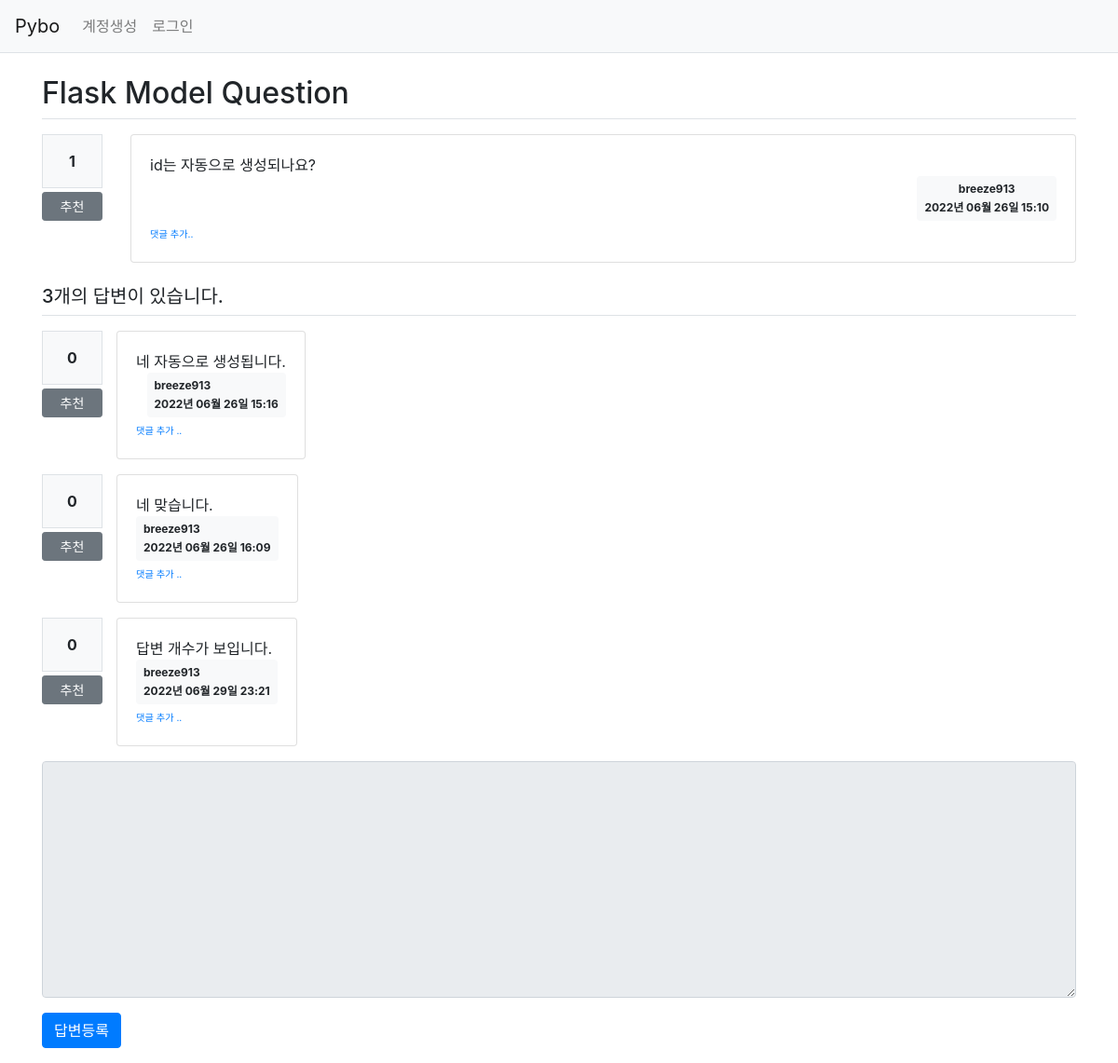
Screenshot of /question/detail/2/ with the database file from the repository.
### pybo/models.py (models this page shows)
class Question(db.Model):
    id = db.Column(db.Integer, primary_key=True)
    subject = db.Column(db.String(200), nullable=False)
    content = db.Column(db.Text(), nullable=False)
    create_date = db.Column(db.DateTime(), nullable=False)
    user_id = db.Column(db.Integer, db.ForeignKey(
        'user.id', ondelete='CASCADE'), nullable=False)
    user = db.relationship('User', backref=db.backref('question_set'))
    modify_date = db.Column(db.DateTime(), nullable=True)
    voter = db.relationship('User', secondary=question_voter, backref=db.backref('question_voter_set'))

class User(db.Model):
    id = db.Column(db.Integer, primary_key=True)
    username = db.Column(db.String(150), unique=True, nullable=False)
    password = db.Column(db.String(200), nullable=False)
    email = db.Column(db.String(120), unique=True, nullable=False)

class Answer(db.Model):
    id = db.Column(db.Integer, primary_key=True)
    question_id = db.Column(db.Integer, db.ForeignKey('question.id', ondelete='CASCADE'))
    question = db.relationship('Question', backref=db.backref('answer_set',))
    content = db.Column(db.Text(), nullable=False)
    create_date = db.Column(db.DateTime(), nullable=False)
    user_id = db.Column(db.Integer, db.ForeignKey('user.id', ondelete='CASCADE'), nullable=False)
    user = db.relationship('User', backref=db.backref('answer_set'))
    modify_date = db.Column(db.DateTime(), nullable=True)
    voter = db.relationship('User', secondary=answer_voter, backref=db.backref('answer_voter_set'))

### pybo/views/question_views.py (the view)
@bp.route('/detail/<int:question_id>/')
def detail(question_id):
    form = AnswerForm()
    question = Question.query.get_or_404(question_id)
    return render_template('question/question_detail.html',
                           question=question, form=form)

### pybo/forms.py
class AnswerForm(FlaskForm):
    content = TextAreaField('내용', validators=[DataRequired('내용은 필수 입력 항목입니다.')])

### pybo/filter.py (called while the page is built)
def format_datetime(value, fmt="%Y년 %m월 %d일 %H:%M"):
    return value.strftime(fmt)

### pybo/views/auth_views.py (called while the page is built)
@bp.before_app_request
def load_logged_in_user():
    user_id = session.get('user_id')
    if user_id is None:
        g.user = None
    else:
        g.user = User.query.get(user_id)

### pybo/templates/question/question_detail.html (shortened to what this page needs)
{% extends 'base.html' %}
{% block content %}
<div class="container my-3">
    <h2 class="border-bottom py-2">{{ question.subject }}</h2>
    <div class="row my-3">
        <div class="col-1">
            <div class="bg-light text-center p-3 border font-weight-bolder mb-1">{{question.voter|length}}</div>
            <a href="#" data-uri="{{url_for('vote.question', question_id=question.id)}}" class="recommend btn btn-sm btn-secondary btn-block my-1">추천</a>
        </div>
        <div class="col-11">
            <div class="card">
                <div class="card-body">
                    <div class="card-text" style="white-space: pre-line;">{{ question.content }}</div>
                    <div class="d-flex justify-content-end">
                        <div class="badge badge-light p-2">
                            <div class="mb-2">{{ question.user.username }}</div>
                            <div>{{ question.create_date|datetime }}</div>
                        </div>
                    </div>
                    <div>
                        <a href="{{ url_for('comment.create_question', question_id=question.id) }}" class="small"><small>댓글 추가..</small></a>
                    </div>
                </div>
            </div>
        </div>
    </div>
    <h5 class="border-bottom my-3 py-2">{{ question.answer_set|length }}개의 답변이 있습니다.</h5>
    {% for answer in question.answer_set %}
     <div class="row my-3">
        <div class="col-1">
            <div class="bg-light text-center p-3 border font-weight-bolder mb-1">{{answer.voter|length}}</div>
            <a href="#" data-uri="{{url_for('vote.answer', answer_id=answer.id)}}" class="recommend btn btn-sm btn-secondary btn-block my-1">추천</a>
        </div>
        <div class="card">
            <div class="card-body">
                <div class="card-text" style="white-space: pre-line;">{{ answer.content }}</div>
                <div class="d-flex justify-content-end">
                    <div class="badge badge-light p-2 text-left">
                        <div class="mb-2">{{ answer.user.username }}</div>
                        <div>{{ answer.create_date |datetime}}</div>
                    </div>
                </div>
                <div>
                    <a href="{{ url_for('comment.create_answer', answer_id=answer.id) }}" class="small"><small>댓글 추가 ..</small></a>
                </div>
            </div>
        </div>
     </div>
    {% endfor %}
    <form action="{{ url_for('answer.create', question_id=question.id) }}" method="post" class="my-3">
        <div class="form-group">
            <textarea {% if not g.user %}disabled{% endif %} name="content" id="content" class="form-control" rows="10"></textarea>
        </div>
        <input type="submit" value="답변등록" class="btn btn-primary">
    </form>
</div>
{% endblock %}

### rows the page displays
Question: subject "Flask Model Question", content "id는 자동으로 생성되나요?", create_date "2022년 06월 26일 15:10"
User: user.username "breeze913"
Answer: voter|length "0", content "네 자동으로 생성됩니다.", user.username "breeze913", create_date "2022년 06월 26일 15:16"
Answer: voter|length "0", content "네 맞습니다.", user.username "breeze913", create_date "2022년 06월 26일 16:09"
Answer: voter|length "0", content "답변 개수가 보입니다.", user.username "breeze913", create_date "2022년 06월 29일 23:21"

### other values shown
{{ question.voter|length }} "1"
{{ question.answer_set|length }} "3"
